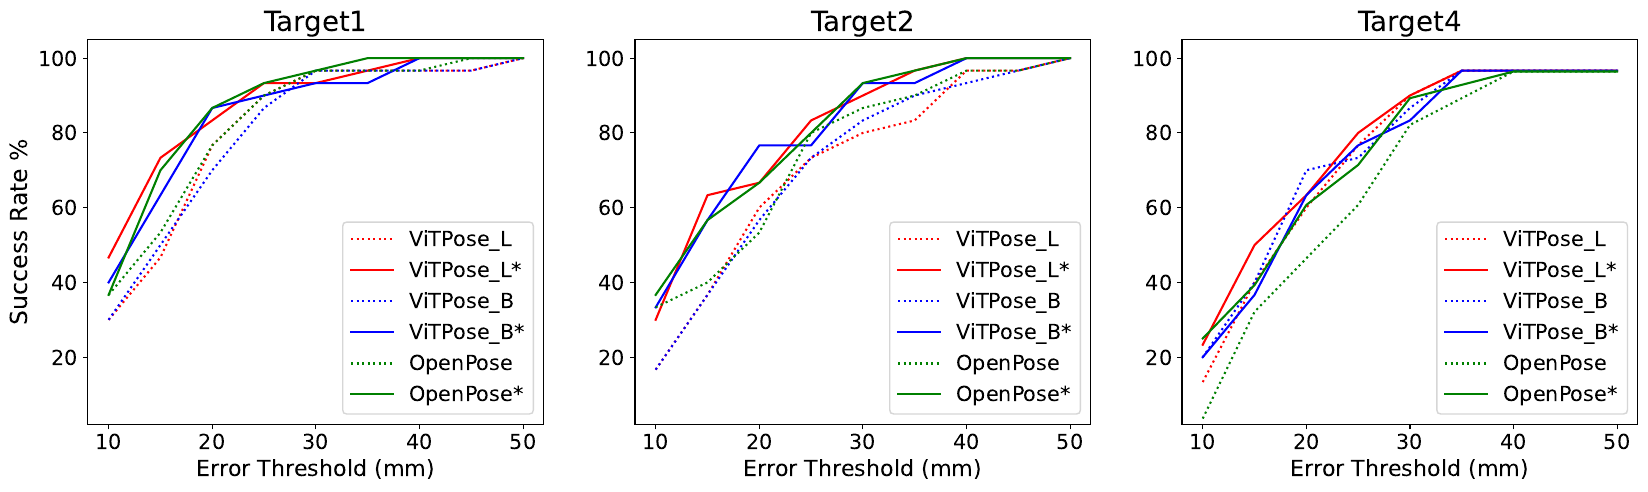

Recreate this plot in Python.
import matplotlib.pyplot as plt
import pickle

with open('../evaluation/error_dict.pickle', 'rb') as f:
    error_dict = pickle.load(f)

with open('../evaluation/error_dict_opt.pickle', 'rb') as f:
    error_dict_opt = pickle.load(f)

def success_rate(thres_list, value_list):
    # given a threshold list, count the number of success
    rate_list = []
    for thres in thres_list:
        count = 0
        for value in value_list:
            if value < thres:
                count += 1
        success_rate = (count / len(value_list)) * 100
        rate_list.append(success_rate)
    return rate_list


thres_list = [10, 15, 20, 25, 30, 35, 40, 45, 50]  # error threshold in mm

# separate target
fig, ax = plt.subplots(1,3, figsize=(20, 5))
for i, (target, target_name) in enumerate(zip(['target1', 'target2', 'target4'],['Target1', 'Target2', 'Target4'] )):
    for pose_model, color in zip(['vit_large_err', 'vit_base_err', 'open_pose_err'],
                                                  ['red', 'blue', 'green']):
        error = error_dict[pose_model][target]
        error_opt = error_dict_opt[pose_model][target]
        error = [1000 * j for j in error]  # convert m to mm
        error_opt = [1000 * j for j in error_opt]  # convert m to mm
        rate_list = success_rate(thres_list, error)
        rate_list_opt = success_rate(thres_list, error_opt)
        ax[i].plot(thres_list, rate_list, color=color, linestyle='dotted')
        ax[i].plot(thres_list, rate_list_opt, color=color)

    ax[i].legend(['ViTPose_L', 'ViTPose_L*', 'ViTPose_B', 'ViTPose_B*', 'OpenPose', 'OpenPose*'], loc="lower right", prop={'size': 15})
    ax[i].set_title(target_name, fontsize=20)
    ax[i].set_xlabel('Error Threshold (mm)', fontsize=16)
    if i == 0:
        ax[i].set_ylabel('Success Rate %', fontsize=17)
    ax[i].set_ylim(2, 105)
    ax[i].tick_params(axis='x', labelsize=15)
    ax[i].tick_params(axis='y', labelsize=15)

# # separate HPE models
# fig, ax = plt.subplots(1,3, figsize=(20, 5))
# for i, (pose_model, pose_model_name) in enumerate(zip(['vit_large_err', 'vit_base_err', 'open_pose_err'],
#                                               ['ViTPose_L', 'ViTPose_B', 'OpenPose'])):
#
#     for target, color in zip(['target1', 'target2', 'target4'],
#                                                   ['red', 'blue', 'green']):
#         error = error_dict[pose_model][target]
#         error_opt = error_dict_opt[pose_model][target]
#         error = [1000 * j for j in error]  # convert m to mm
#         error_opt = [1000 * j for j in error_opt]  # convert m to mm
#         rate_list = success_rate(thres_list, error)
#         rate_list_opt = success_rate(thres_list, error_opt)
#         ax[i].plot(thres_list, rate_list, color=color, linestyle='dotted')
#         ax[i].plot(thres_list, rate_list_opt, color=color)
#
#     ax[i].legend(['Target1', 'Target1*', 'Target2', 'Target2*', 'Target4', 'Target4*'], loc="lower right", prop={'size': 15})
#     ax[i].set_title(pose_model_name, fontsize=20)
#     ax[i].set_xlabel('Error Threshold (mm)', fontsize=16)
#     ax[i].set_ylabel('Success Rate %', fontsize=16)
#     ax[i].set_ylim(0, 105)
#     ax[i].tick_params(axis='x', labelsize=15)
#     ax[i].tick_params(axis='y', labelsize=15)
#
plt.savefig('success_rate.pdf', bbox_inches='tight')
plt.show()


